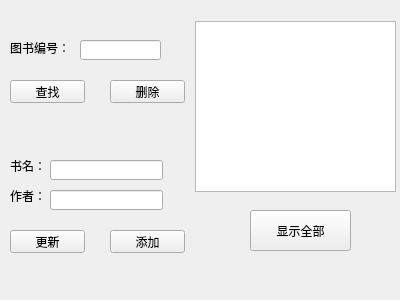
<?xml version="1.0" encoding="UTF-8"?>
<ui version="4.0">
 <class>Form</class>
 <widget class="QWidget" name="Form">
  <property name="geometry">
   <rect>
    <x>0</x>
    <y>0</y>
    <width>400</width>
    <height>300</height>
   </rect>
  </property>
  <property name="windowTitle">
   <string>Form</string>
  </property>
  <widget class="QLabel" name="label">
   <property name="geometry">
    <rect>
     <x>10</x>
     <y>40</y>
     <width>61</width>
     <height>16</height>
    </rect>
   </property>
   <property name="text">
    <string>图书编号：</string>
   </property>
  </widget>
  <widget class="QLineEdit" name="lineEdit">
   <property name="geometry">
    <rect>
     <x>80</x>
     <y>40</y>
     <width>81</width>
     <height>20</height>
    </rect>
   </property>
  </widget>
  <widget class="QPushButton" name="pushButton_3">
   <property name="geometry">
    <rect>
     <x>10</x>
     <y>230</y>
     <width>75</width>
     <height>23</height>
    </rect>
   </property>
   <property name="text">
    <string>更新</string>
   </property>
  </widget>
  <widget class="QPushButton" name="pushButton">
   <property name="geometry">
    <rect>
     <x>10</x>
     <y>80</y>
     <width>75</width>
     <height>23</height>
    </rect>
   </property>
   <property name="text">
    <string>查找</string>
   </property>
  </widget>
  <widget class="QLineEdit" name="lineEdit_3">
   <property name="geometry">
    <rect>
     <x>50</x>
     <y>190</y>
     <width>113</width>
     <height>20</height>
    </rect>
   </property>
  </widget>
  <widget class="QLabel" name="label_3">
   <property name="geometry">
    <rect>
     <x>10</x>
     <y>190</y>
     <width>54</width>
     <height>12</height>
    </rect>
   </property>
   <property name="text">
    <string>作者：</string>
   </property>
  </widget>
  <widget class="QListWidget" name="listWidget">
   <property name="geometry">
    <rect>
     <x>195</x>
     <y>21</y>
     <width>201</width>
     <height>171</height>
    </rect>
   </property>
  </widget>
  <widget class="QLabel" name="label_2">
   <property name="geometry">
    <rect>
     <x>10</x>
     <y>160</y>
     <width>54</width>
     <height>12</height>
    </rect>
   </property>
   <property name="text">
    <string>书名：</string>
   </property>
  </widget>
  <widget class="QPushButton" name="pushButton_4">
   <property name="geometry">
    <rect>
     <x>110</x>
     <y>230</y>
     <width>75</width>
     <height>23</height>
    </rect>
   </property>
   <property name="text">
    <string>添加</string>
   </property>
  </widget>
  <widget class="QPushButton" name="pushButton_5">
   <property name="geometry">
    <rect>
     <x>250</x>
     <y>210</y>
     <width>101</width>
     <height>41</height>
    </rect>
   </property>
   <property name="text">
    <string>显示全部</string>
   </property>
  </widget>
  <widget class="QPushButton" name="pushButton_2">
   <property name="geometry">
    <rect>
     <x>110</x>
     <y>80</y>
     <width>75</width>
     <height>23</height>
    </rect>
   </property>
   <property name="text">
    <string>删除</string>
   </property>
  </widget>
  <widget class="QLineEdit" name="lineEdit_2">
   <property name="geometry">
    <rect>
     <x>50</x>
     <y>160</y>
     <width>113</width>
     <height>20</height>
    </rect>
   </property>
  </widget>
 </widget>
 <resources/>
 <connections/>
</ui>
